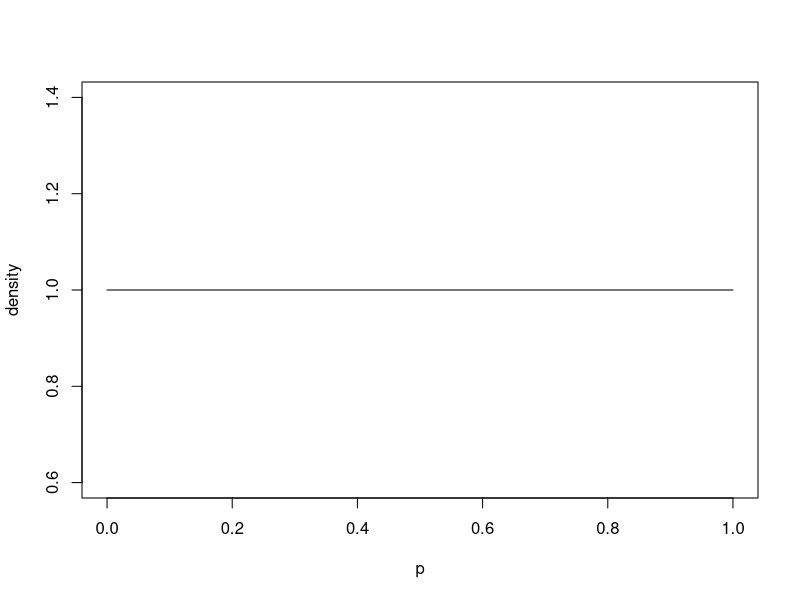
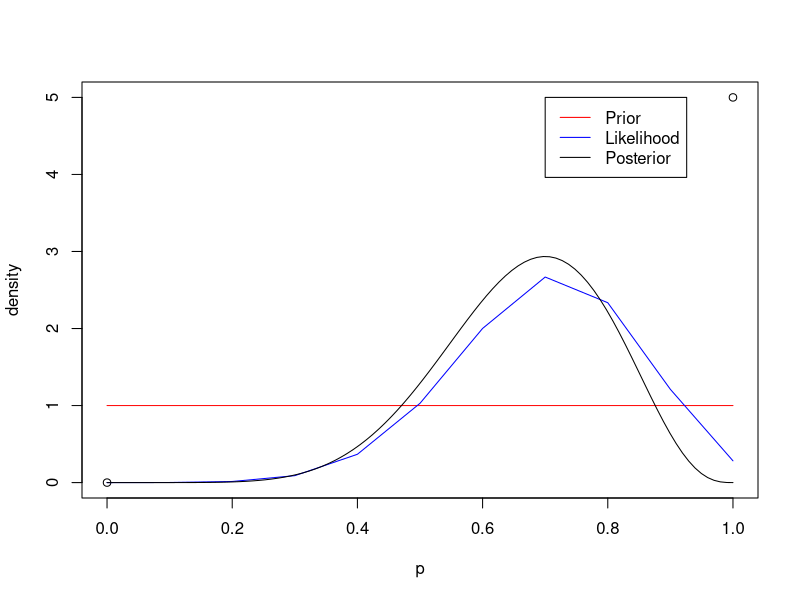
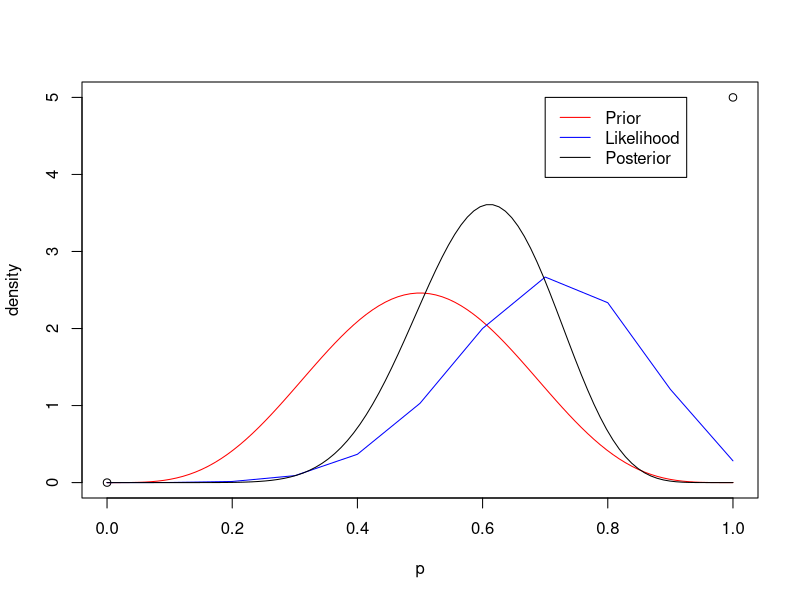
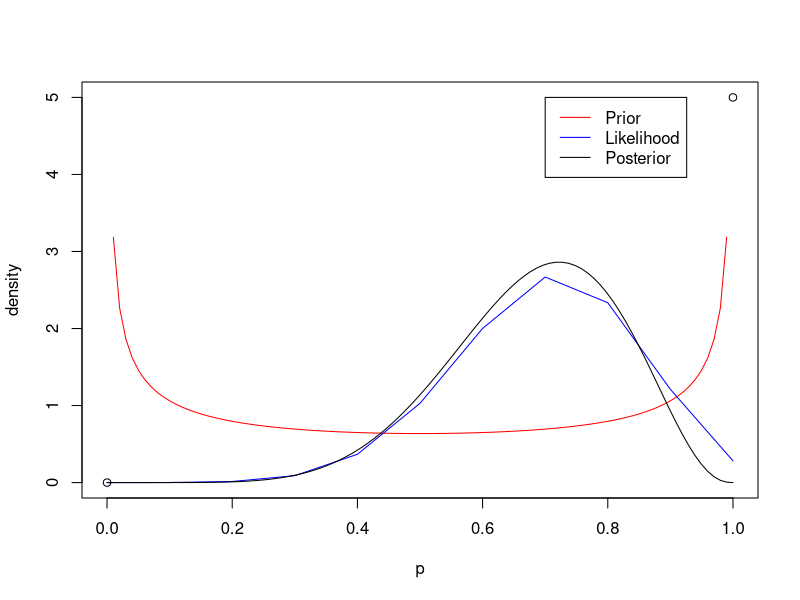
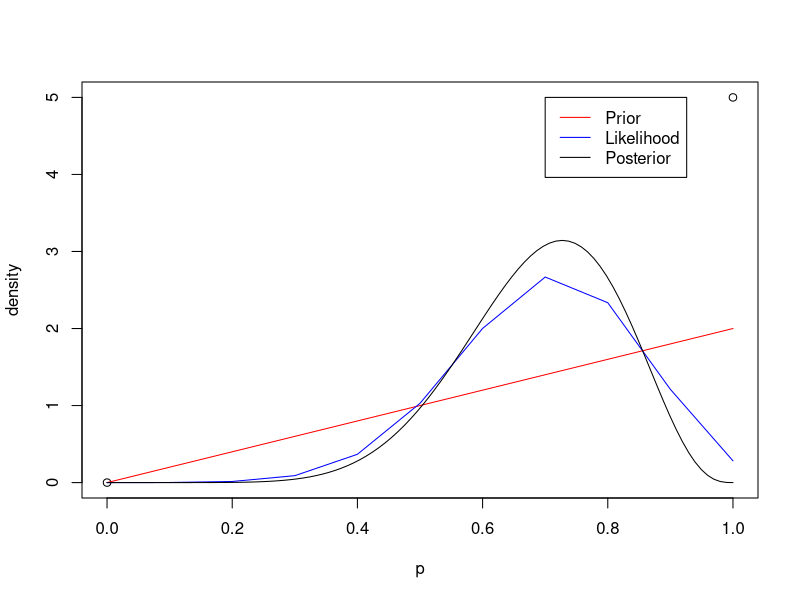

Here is the R script that generated these plots, in order:
## ---- chunk 1
  p=seq(0,1,length=100)
  plot(p,dbeta(p,1,1),type='l',xlab='p',ylab='density')
## ---- chunk 2
p=seq(0,1,length=100)
success=0:10
plot(c(0,1),c(0,5),xlab='p',ylab='density')
lines(p,dbeta(p,1,1),col='red')
lines(success/10,10*dbinom(success,10,0.7),col="blue")
lines(p,dbeta(p,8,4),col='black')
legend(0.7,5,c('Prior','Likelihood','Posterior'),lty=c(1,1,1),col=c('red','blue','black'))
## ---- chunk 3
p=seq(0,1,length=100)
success=0:10
plot(c(0,1),c(0,5),xlab='p',ylab='density')
lines(p,dbeta(p,5,5),col='red')
lines(success/10,10*dbinom(success,10,0.7),col="blue")
lines(p,dbeta(p,12,8),col='black')
legend(0.7,5,c('Prior','Likelihood','Posterior'),lty=c(1,1,1),col=c('red','blue','black'))
## ---- chunk 4
p=seq(0,1,length=100)
success=0:10
plot(c(0,1),c(0,5),xlab='p',ylab='density')
lines(p,dbeta(p,0.5,0.5),col='red')
lines(success/10,10*dbinom(success,10,0.7),col="blue")
lines(p,dbeta(p,7.5,3.5),col='black')
legend(0.7,5,c('Prior','Likelihood','Posterior'),lty=c(1,1,1),col=c('red','blue','black'))
## ---- chunk 5
p=seq(0,1,length=100)
success=0:10
plot(c(0,1),c(0,5),xlab='p',ylab='density')
lines(p,dbeta(p,2,1),col='red')
lines(success/10,10*dbinom(success,10,0.7),col="blue")
lines(p,dbeta(p,9,4),col='black')
legend(0.7,5,c('Prior','Likelihood','Posterior'),lty=c(1,1,1),col=c('red','blue','black'))
## ---- chunk 6
pnorm(0.65,0,1)
pnorm(0,0,1)
## ---- chunk 7
pnorm(0.46,0,1)
## ---- chunk 8
pnorm(1.34,0,1)
pnorm(-0.35,0,1)
## ---- chunk 9
qbeta(0.5,469/18,937/18)
## ---- chunk 10
qbeta(0.5,30.2,60.8)
